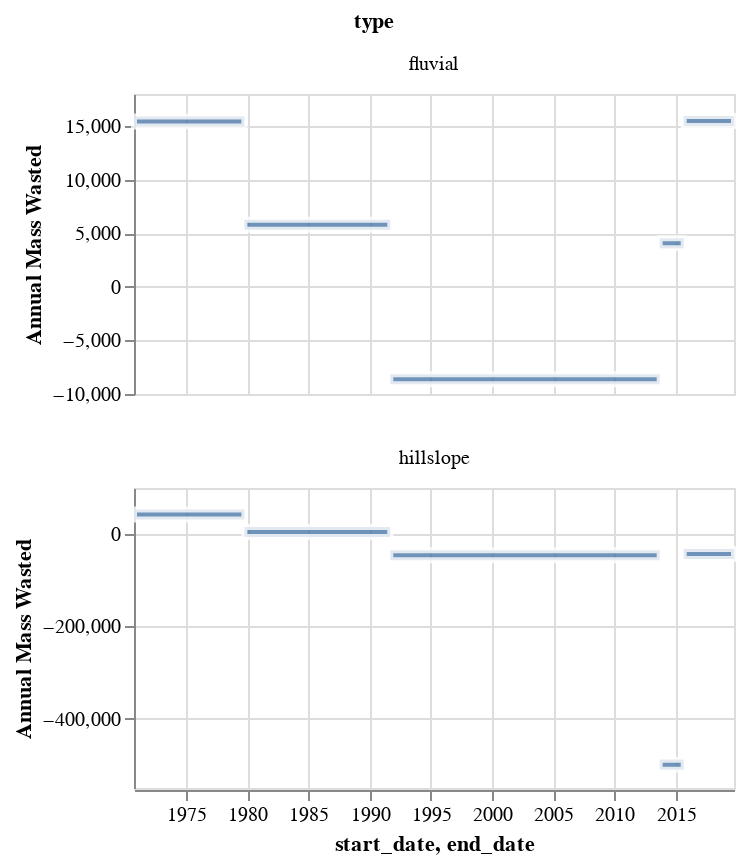

Source (notebook cell):
### Code cell
alt.Chart(zonal_stats).mark_bar(
    strokeWidth = 3,
    stroke="white",
    opacity=0.8
).encode(
    alt.X('start_date:T'),
    alt.X2('end_date:T'),
    alt.Y("Annual Mass Wasted:Q"),
).properties(
    width=300, 
    height=150,
    title="Test comparison data: QGIS zonal statistics calculations"
).facet('type:N', columns=1).resolve_scale(
    y='independent'
)

### Figure 1 — Vega-Lite specification as saved in the notebook (floating-point values rounded to 4 significant figures)
{"config": {"view": {"continuousWidth": 400, "continuousHeight": 300}}, "data": {"name": "data-c27812a14f4024dac60d5e6d604721ba"}, "facet": {"type": "nominal", "field": "type"}, "spec": {"mark": {"type": "bar", "opacity": 0.8, "stroke": "white", "strokeWidth": 3}, "encoding": {"x": {"type": "temporal", "field": "start_date"}, "x2": {"field": "end_date"}, "y": {"type": "quantitative", "field": "Annual Mass Wasted"}}, "height": 150, "title": "Test comparison data: QGIS zonal statistics calculations", "width": 300}, "columns": 1, "resolve": {"scale": {"y": "independent"}}, "$schema": "https://vega.github.io/schema/vega-lite/v4.8.1.json", "datasets": {"data-c27812a14f4024dac60d5e6d604721ba": [{"start_date": "1970-09-29T00:00:00", "end_date": "1979-10-06T00:00:00", "type": "fluvial", "fid": 1, "_count": 13876, "_sum": 34720.0, "_mean": 2.502, "time_difference_years": 9, "Annual Mass Wasted": 15430.0}, {"start_date": "1970-09-29T00:00:00", "end_date": "1979-10-06T00:00:00", "type": "hillslope", "fid": 5, "_count": 124366, "_sum": 96310.0, "_mean": 2.069, "time_difference_years": 18, "Annual Mass Wasted": 42810.0}, {"start_date": "1979-10-06T00:00:00", "end_date": "1991-09-09T00:00:00", "type": "fluvial", "fid": 4, "_count": 13315, "_sum": 17370.0, "_mean": 1.304, "time_difference_years": 12, "Annual Mass Wasted": 5789.0}, {"start_date": "1979-10-06T00:00:00", "end_date": "1991-09-09T00:00:00", "type": "hillslope", "fid": 11, "_count": 85811, "_sum": 14440.0, "_mean": 1.357, "time_difference_years": 24, "Annual Mass Wasted": 4812.0}, {"start_date": "1991-09-09T00:00:00", "end_date": "2013-09-13T00:00:00", "type": "fluvial", "fid": 7, "_count": 15345, "_sum": -47400.0, "_mean": -3.089, "time_difference_years": 22, "Annual Mass Wasted": -8618.0}, {"start_date": "1991-09-09T00:00:00", "end_date": "2013-09-13T00:00:00", "type": "hillslope", "fid": 17, "_count": 105253, "_sum": -251400.0, "_mean": -4.523, "time_difference_years": 44, "Annual Mass Wasted": -45710.0}, {"start_date": "2013-09-13T00:00:00", "end_date": "2015-09-01T00:00:00", "type": "fluvial", "fid": 10, "_count": 25929, "_sum": 2030.0, "_mean": 0.07831, "time_difference_years": 2, "Annual Mass Wasted": 4061.0}, {"start_date": "2013-09-13T00:00:00", "end_date": "2015-09-01T00:00:00", "type": "hillslope", "fid": 23, "_count": 188043, "_sum": -249700.0, "_mean": -1.078, "time_difference_years": 4, "Annual Mass Wasted": -499400.0}, {"start_date": "2015-09-01T00:00:00", "end_date": "2019-10-11T00:00:00", "type": "fluvial", "fid": 13, "_count": 26226, "_sum": 15480.0, "_mean": 0.5904, "time_difference_years": 4, "Annual Mass Wasted": 15480.0}, {"start_date": "2015-09-01T00:00:00", "end_date": "2019-10-11T00:00:00", "type": "hillslope", "fid": 29, "_count": 194166, "_sum": -43070.0, "_mean": 1.072, "time_difference_years": 8, "Annual Mass Wasted": -43070.0}]}}
